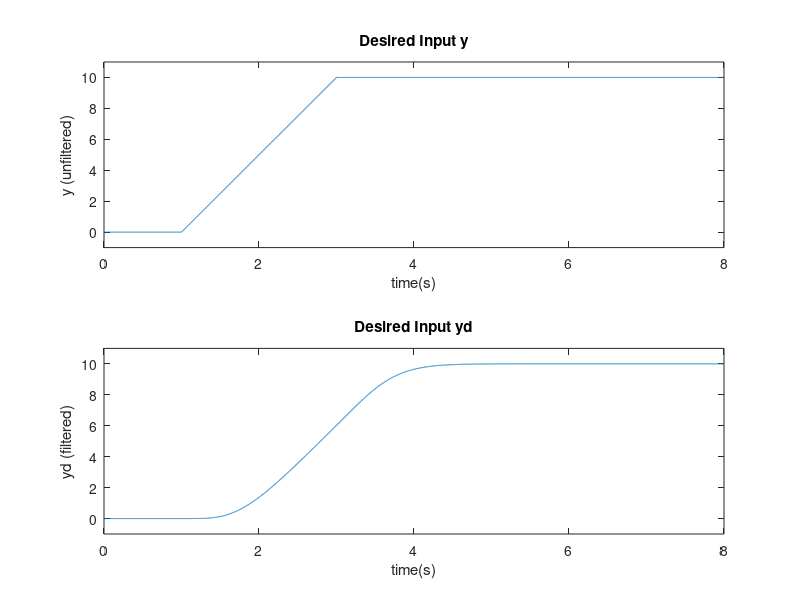
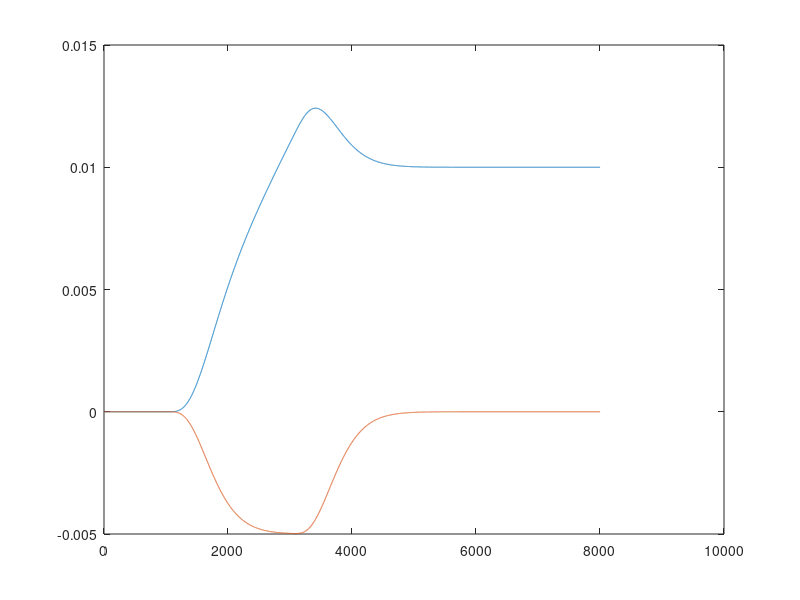

Write the MATLAB code that produced these figures, in order.
clc;
clear;

A=[
    0 1 0;
    -1 -1 0;
    0 0 -1;
    ];
B=[
    1 0;
    0 1;
    1 0
    ];
C=[
    1 0 0;
    0 0 1;
    ];
D=0;
new_C1= [0 1 0;[0 -1 -1]*A]
new_D1=[1 0;[0 -1 -1]*B]

A_inv=A-B*inv(new_D1)*new_C1;
B_inv=B*inv(new_D1);
C_inv=-inv(new_D1)*new_C1;
D_inv=new_D1;

%% yd
% defining the desired output (and filtering it twice)
tin = 1; tup =3;  tf = 8; delt = 0.001; ymax = 10;

ramp = ymax/(tup-tin);
t1 = 0:delt:tin; 
t2=max(t1)+delt:delt:tup;
t3=max(t2)+delt:delt:tf;
y0 = zeros(size(t1));
y1 = ramp*(t2-max(t1));
y2 = max(y1)*ones(size(t3));
t = 0:delt:tf; y = [y0 y1 y2];

% filtering the desired signal 
Wf = 1; % choose a filter break frequency in Hz
num = [Wf*2*pi]; den = [1 (Wf*2*pi)]; % first order filter
[Af,Bf,Cf,Df] = tf2ss(num,den);
Sys_f = ss(Af,Bf,Cf,Df); % first order filter system
Sysf = Sys_f*Sys_f*Sys_f*Sys_f*Sys_f; % fifth order filter
[yd,xtemp]= lsim(Sysf,y,t); % filter the desired signal
figure(1);
subplot(211), plot(t,y); 
title('Desired Input y');
axis([0 8 -1 11]);
xlabel('time(s)'); ylabel('y (unfiltered)')

subplot(212), plot(t,yd); 
title('Desired Input yd');
xlabel('time(s)'); ylabel('yd (filtered)')
axis([0 8 -1 11]);

%% y_desired_double_dot
cc=[0]
for i=1:length(y)-1
    y_velocity(i)=yd(i+1)-yd(i);
end

y_velocity=[y_velocity cc];
for i=1:length(y_velocity)-1
    y_acc(i)=y_velocity(i+1)-y_velocity(i);
end
y_acc=[y_acc cc];

Y_d=[y_velocity; y_velocity.*0 ];
Silver_Inverse=ss(A_inv,B_inv,C_inv,D_inv);
U_ff=lsim(Silver_Inverse, Y_d, t);
figure(2);
plot(U_ff);